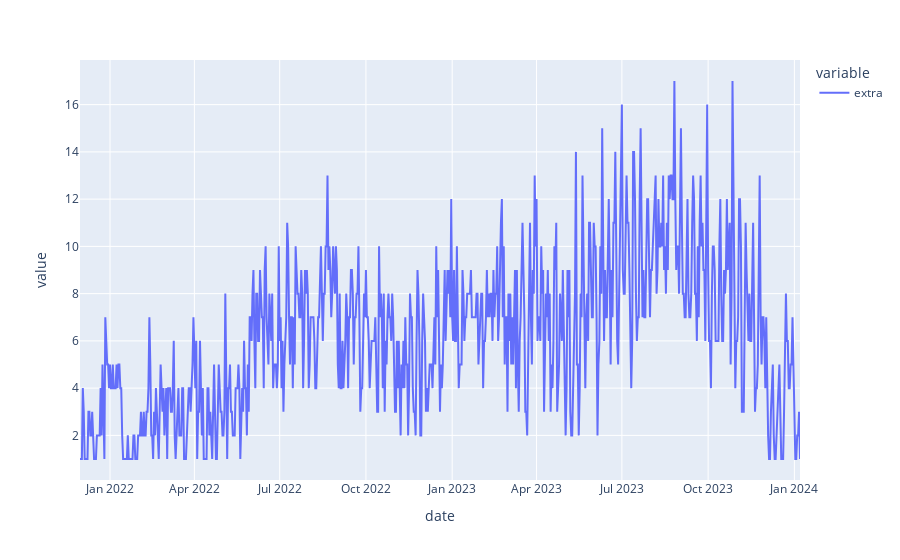

This figure's notebook cell:
### Code cell
fig = px.line(data_ts)
fig.show()

### Figure 1 — Plotly figure (JSON) as saved in the notebook; plotly's stock layout.template omitted (floating-point values rounded to 4 significant figures; data arrays with more than 128 entries replaced by an {"elided": "..."} marker saying what was removed)
{"data": [{"hovertemplate": "variable=extra<br>date=%{x}<br>value=%{y}<extra></extra>", "legendgroup": "extra", "line": {"color": "#636efa", "dash": "solid"}, "marker": {"symbol": "circle"}, "mode": "lines", "name": "extra", "orientation": "v", "showlegend": true, "type": "scatter", "x": {"elided": "766 str values"}, "xaxis": "x", "y": {"elided": "766 int values"}, "yaxis": "y"}], "layout": {"legend": {"title": {"text": "variable"}, "tracegroupgap": 0}, "margin": {"t": 60}, "xaxis": {"anchor": "y", "domain": [0, 1], "title": {"text": "date"}}, "yaxis": {"anchor": "x", "domain": [0, 1], "title": {"text": "value"}}}}
